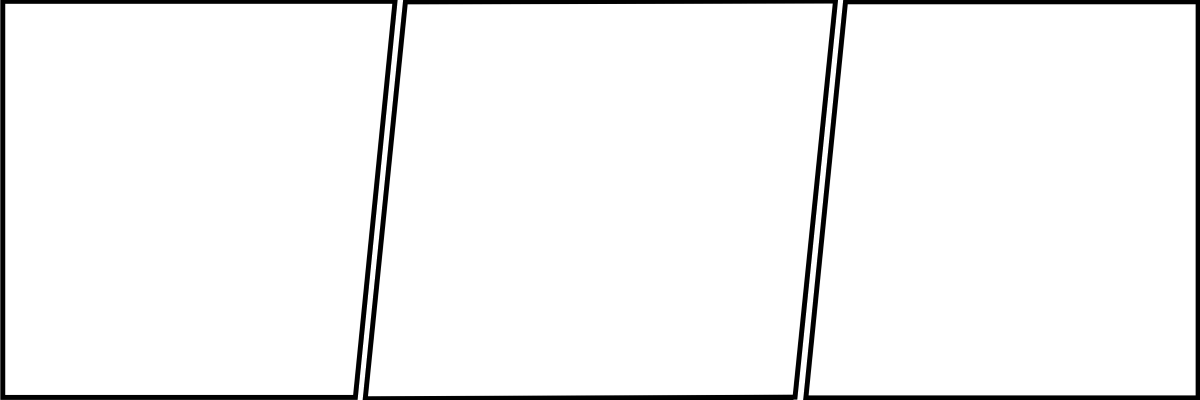
#> input picture scripts/header_template_alpha.png, 1200 x 400 px; its folder holds only this picture in this run
$ python -i fix_image_resolutions.py   (imports and definitions only)
#> lines starting #> are read from the running program, lines starting #| are printed output that depends on the picture; after the words box and inside, x2 and y2 are one past the last pixel; in counts of white or black regions, pixels touching at a corner belong together
import os
import sys
from PIL import Image, ImageOps

def process_image(file_path, output_path, target_size=(1024, 1024), margin=25, threshold=200):
#> called with file_path = 'header_template_alpha.png', output_path = 'out.png', target_size = (1024, 1024), margin = 25, threshold = 200
    try:
        with Image.open(file_path) as img:
            # 1. Convert to grayscale for edge detection
#> img is the input picture: PIL image 1200x400 RGBA; mean R, G, B, A 1.9, 1.9, 1.9, 13.4
            img_l = img.convert("L")
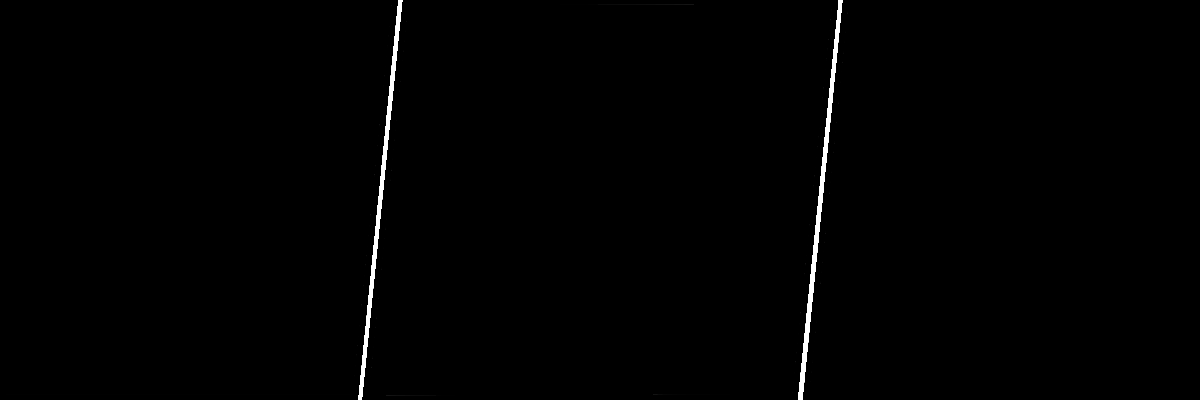
#> img_l: PIL image 1200x400 L; min 0, max 255, mean 1.9

            # 2. Apply threshold to ignore noise/light gray artifacts
            inverted_img = img_l.point(lambda x: 255 if x < threshold else 0, 'L')
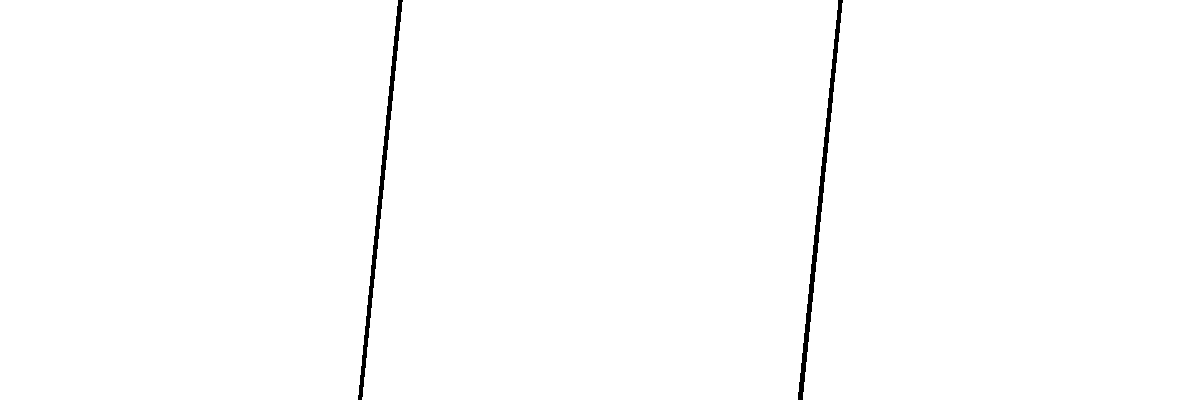
#> inverted_img: PIL image 1200x400 L; 99.2% white; 2 black regions, box (x1, y1, x2, y2) and area: (798, 0, 843, 400) 1863, (358, 0, 403, 400) 1754

            # 3. Find bounding box
            bbox = inverted_img.getbbox()
#> bbox = (0, 0, 1200, 400)

            if not bbox:
                print(f"Skipping {file_path}: No content detected.")
                return False

            # 4. Crop to content
            original_rgb = img.convert("RGB")
            cropped_img = original_rgb.crop(bbox)

            # 5. Calculate scaling for 95% coverage
            width, height = cropped_img.size
#> width = 1200; height = 400
            max_content_size = (target_size[0] - 2 * margin, target_size[1] - 2 * margin)

            ratio = min(max_content_size[0] / width, max_content_size[1] / height)
#> ratio = 0.812
            new_size = (int(width * ratio), int(height * ratio))
#> new_size = (974, 324)

            # 6. Resize
            resized_img = cropped_img.resize(new_size, Image.Resampling.LANCZOS)

            # 7. Create background and paste centered
            new_img = Image.new("RGB", target_size, (255, 255, 255))
#> new_img: PIL image 1024x1024 RGB; every value is 255
            upper_left = (
                (target_size[0] - new_size[0]) // 2,
                (target_size[1] - new_size[1]) // 2
            )
#> upper_left = (25, 350)
            new_img.paste(resized_img, upper_left)
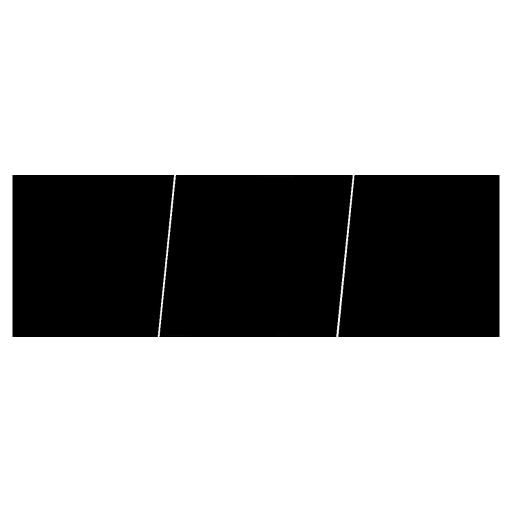
#> new_img: PIL image 1024x1024 RGB (shown at 1/2 size); min 0, max 255, mean 178.8

            # 8. Save
            new_img.save(output_path, "PNG")
            return True

    except Exception as e:
        print(f"Error processing {file_path}: {e}")
        return False

def main():
    target_dir = "private/assets/to_process"
    if not os.path.exists(target_dir):
        return

    # Process ONLY minecraft files
    files = [f for f in os.listdir(target_dir) if f.startswith("minecraft__") and f.lower().endswith(".png")]

    print(f"Processing {len(files)} Minecraft image(s) with 95% coverage (Margin 25px)...")

    for filename in sorted(files):
        file_path = os.path.join(target_dir, filename)
        process_image(file_path, file_path)

    print(f"\nFinished updating to 95%.")

# [2 lines not run here, left out]

>>> result = process_image('header_template_alpha.png', 'out.png')
